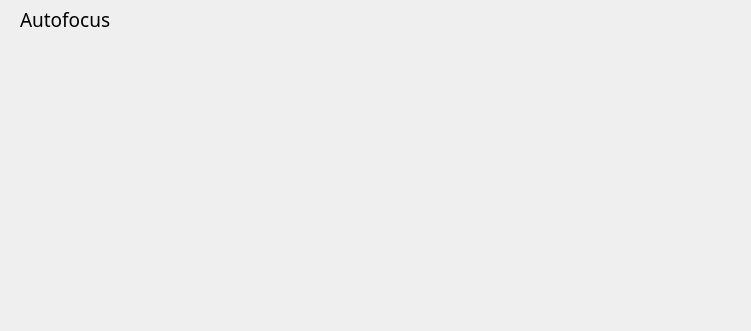
                      <widget class="QFrame" name="frame_15">
                       <property name="geometry">
                        <rect>
                         <x>10</x>
                         <y>630</y>
                         <width>751</width>
                         <height>331</height>
                        </rect>
                       </property>
                       <property name="frameShape">
                        <enum>QFrame::NoFrame</enum>
                       </property>
                       <widget class="QWidget" name="widget_3" native="true">
                        <property name="geometry">
                         <rect>
                          <x>10</x>
                          <y>10</y>
                          <width>731</width>
                          <height>581</height>
                         </rect>
                        </property>
                        <widget class="QWidget" name="verticalLayoutWidget_4">
                         <property name="geometry">
                          <rect>
                           <x>0</x>
                           <y>0</y>
                           <width>731</width>
                           <height>311</height>
                          </rect>
                         </property>
                         <layout class="QVBoxLayout" name="sensing_autofocus_layout"/>
                        </widget>
                       </widget>
                       <widget class="QLabel" name="label_58">
                        <property name="geometry">
                         <rect>
                          <x>20</x>
                          <y>0</y>
                          <width>91</width>
                          <height>39</height>
                         </rect>
                        </property>
                        <property name="font">
                         <font>
                          <family>Segoe UI Semibold</family>
                          <pointsize>20</pointsize>
                          <weight>7</weight>
                          <italic>false</italic>
                          <bold>false</bold>
                         </font>
                        </property>
                        <property name="styleSheet">
                         <string notr="true">font: 63 20pt &quot;Segoe UI Semibold&quot;;</string>
                        </property>
                        <property name="text">
                         <string>&lt;html&gt;&lt;head/&gt;&lt;body&gt;&lt;p&gt;&lt;span style=&quot; font-size:14pt;&quot;&gt;Autofocus&lt;/span&gt;&lt;/p&gt;&lt;/body&gt;&lt;/html&gt;</string>
                        </property>
                       </widget>
                      </widget>
